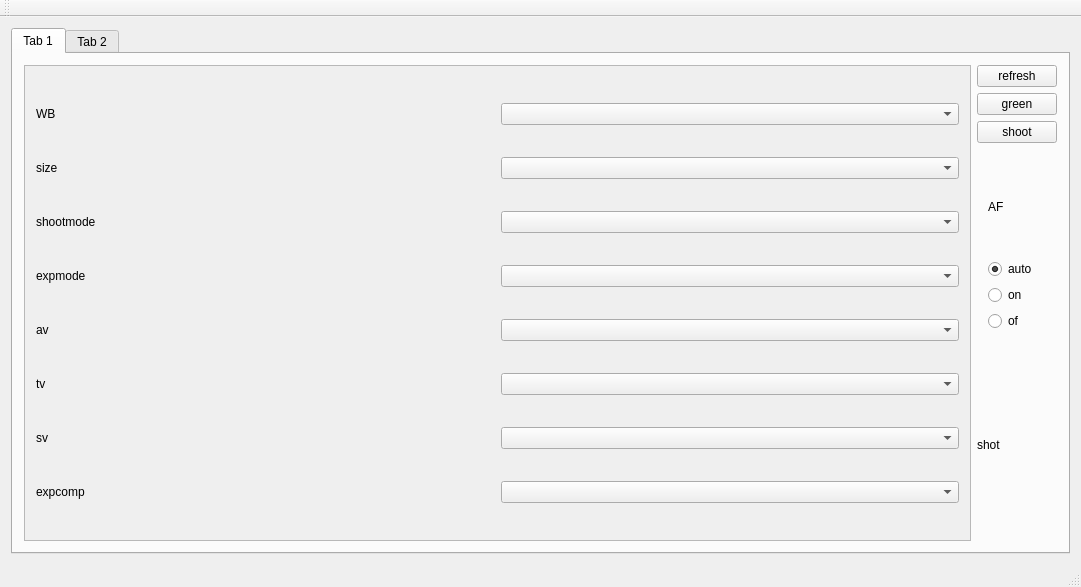
<?xml version="1.0" encoding="UTF-8"?>
<ui version="4.0">
 <class>MainWindow</class>
 <widget class="QMainWindow" name="MainWindow">
  <property name="geometry">
   <rect>
    <x>0</x>
    <y>0</y>
    <width>1081</width>
    <height>587</height>
   </rect>
  </property>
  <property name="windowTitle">
   <string>MainWindow</string>
  </property>
  <widget class="QWidget" name="centralWidget">
   <layout class="QGridLayout" name="gridLayout">
    <item row="0" column="0">
     <widget class="QTabWidget" name="tabWidget">
      <property name="currentIndex">
       <number>0</number>
      </property>
      <widget class="QWidget" name="tab">
       <attribute name="title">
        <string>Tab 1</string>
       </attribute>
       <layout class="QGridLayout" name="gridLayout_4">
        <item row="1" column="2">
         <widget class="QPushButton" name="pushgreen">
          <property name="text">
           <string>green</string>
          </property>
         </widget>
        </item>
        <item row="2" column="2">
         <widget class="QPushButton" name="pushshoot">
          <property name="text">
           <string>shoot</string>
          </property>
         </widget>
        </item>
        <item row="0" column="0" rowspan="5">
         <widget class="QScrollArea" name="scrollArea">
          <property name="sizePolicy">
           <sizepolicy hsizetype="MinimumExpanding" vsizetype="MinimumExpanding">
            <horstretch>0</horstretch>
            <verstretch>0</verstretch>
           </sizepolicy>
          </property>
          <property name="widgetResizable">
           <bool>true</bool>
          </property>
          <widget class="QWidget" name="scrollAreaWidgetContents">
           <property name="geometry">
            <rect>
             <x>0</x>
             <y>0</y>
             <width>948</width>
             <height>456</height>
            </rect>
           </property>
           <layout class="QGridLayout" name="gridLayout_5">
            <item row="1" column="0">
             <widget class="QLabel" name="label_3">
              <property name="text">
               <string>size</string>
              </property>
             </widget>
            </item>
            <item row="4" column="0">
             <widget class="QLabel" name="label_6">
              <property name="text">
               <string>av</string>
              </property>
             </widget>
            </item>
            <item row="2" column="0">
             <widget class="QLabel" name="label_4">
              <property name="text">
               <string>shootmode</string>
              </property>
             </widget>
            </item>
            <item row="1" column="1">
             <widget class="QComboBox" name="sizecombo"/>
            </item>
            <item row="0" column="1">
             <widget class="QComboBox" name="wbcombo"/>
            </item>
            <item row="0" column="0">
             <widget class="QLabel" name="label_2">
              <property name="text">
               <string>WB</string>
              </property>
             </widget>
            </item>
            <item row="3" column="0">
             <widget class="QLabel" name="label_5">
              <property name="text">
               <string>expmode</string>
              </property>
             </widget>
            </item>
            <item row="2" column="1">
             <widget class="QComboBox" name="shootmcombo"/>
            </item>
            <item row="4" column="1">
             <widget class="QComboBox" name="avcombo"/>
            </item>
            <item row="5" column="0">
             <widget class="QLabel" name="label_7">
              <property name="text">
               <string>tv</string>
              </property>
             </widget>
            </item>
            <item row="6" column="1">
             <widget class="QComboBox" name="svcombo"/>
            </item>
            <item row="6" column="0">
             <widget class="QLabel" name="label_8">
              <property name="text">
               <string>sv</string>
              </property>
             </widget>
            </item>
            <item row="3" column="1">
             <widget class="QComboBox" name="expmcombo"/>
            </item>
            <item row="5" column="1">
             <widget class="QComboBox" name="tvcombo"/>
            </item>
            <item row="7" column="0">
             <widget class="QLabel" name="label_9">
              <property name="text">
               <string>expcomp</string>
              </property>
             </widget>
            </item>
            <item row="7" column="1">
             <widget class="QComboBox" name="expccombo"/>
            </item>
           </layout>
          </widget>
         </widget>
        </item>
        <item row="0" column="2">
         <widget class="QPushButton" name="pushparams">
          <property name="text">
           <string>refresh</string>
          </property>
         </widget>
        </item>
        <item row="3" column="2">
         <widget class="QWidget" name="widget" native="true">
          <property name="sizePolicy">
           <sizepolicy hsizetype="Minimum" vsizetype="Minimum">
            <horstretch>0</horstretch>
            <verstretch>0</verstretch>
           </sizepolicy>
          </property>
          <layout class="QGridLayout" name="gridLayout_3">
           <item row="0" column="0">
            <widget class="QLabel" name="label_10">
             <property name="text">
              <string>AF</string>
             </property>
            </widget>
           </item>
           <item row="1" column="0">
            <widget class="QRadioButton" name="radioafauto">
             <property name="text">
              <string>auto</string>
             </property>
             <property name="checked">
              <bool>true</bool>
             </property>
            </widget>
           </item>
           <item row="2" column="0">
            <widget class="QRadioButton" name="radioafon">
             <property name="text">
              <string>on</string>
             </property>
            </widget>
           </item>
           <item row="3" column="0">
            <widget class="QRadioButton" name="radioafoff">
             <property name="text">
              <string>of</string>
             </property>
            </widget>
           </item>
          </layout>
         </widget>
        </item>
        <item row="4" column="2">
         <widget class="QLabel" name="labelshot">
          <property name="text">
           <string>shot</string>
          </property>
         </widget>
        </item>
       </layout>
      </widget>
      <widget class="QWidget" name="tab_2">
       <attribute name="title">
        <string>Tab 2</string>
       </attribute>
       <layout class="QGridLayout" name="gridLayout_2">
        <item row="0" column="1">
         <widget class="QLabel" name="label">
          <property name="sizePolicy">
           <sizepolicy hsizetype="MinimumExpanding" vsizetype="MinimumExpanding">
            <horstretch>0</horstretch>
            <verstretch>0</verstretch>
           </sizepolicy>
          </property>
          <property name="text">
           <string>picture</string>
          </property>
         </widget>
        </item>
        <item row="0" column="0">
         <widget class="QListWidget" name="listWidget"/>
        </item>
       </layout>
      </widget>
     </widget>
    </item>
   </layout>
  </widget>
  <widget class="QMenuBar" name="menuBar">
   <property name="geometry">
    <rect>
     <x>0</x>
     <y>0</y>
     <width>1081</width>
     <height>25</height>
    </rect>
   </property>
  </widget>
  <widget class="QToolBar" name="mainToolBar">
   <attribute name="toolBarArea">
    <enum>TopToolBarArea</enum>
   </attribute>
   <attribute name="toolBarBreak">
    <bool>false</bool>
   </attribute>
  </widget>
  <widget class="QStatusBar" name="statusBar"/>
 </widget>
 <layoutdefault spacing="6" margin="11"/>
 <resources/>
 <connections/>
</ui>
